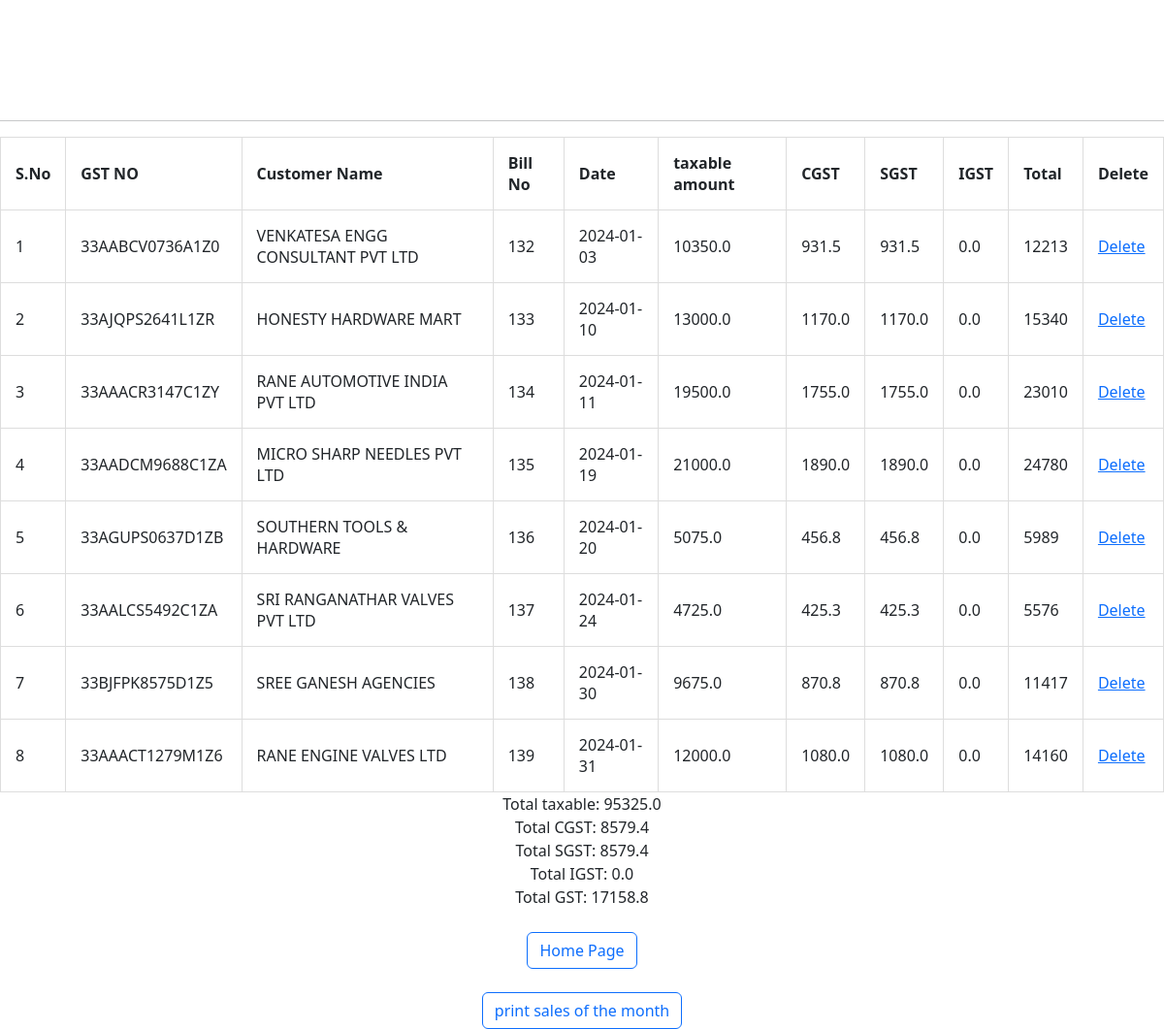
The page /view.php on the database its author committed.
### tables this page shows
CREATE TABLE `delvin` (
  `sno` int(11) NOT NULL,
  `GSTNO` varchar(15) NOT NULL,
  `cname` varchar(40) NOT NULL,
  `bill` int(11) NOT NULL,
  `taxamt` decimal(11,1) NOT NULL,
  `cgst` decimal(11,1) NOT NULL,
  `sgst` decimal(11,1) NOT NULL,
  `Total` int(11) NOT NULL,
  `date` varchar(30) NOT NULL,
  `igst` decimal(11,1) NOT NULL
);

### view.php (the view, shortened to what this page needs)
<html>
<head>
  <link href="https://cdn.jsdelivr.net/npm/bootstrap@5.3.3/dist/css/bootstrap.min.css" rel="stylesheet">
</head>
<body>
</body>
</head>
<body>
<font size="5" color="#ffffff" >
<center style="background-color:;">Delvin Diamond Tools</center>
<center>Somarsampettai</center>
<center>Trichy,102</center>
</font>
<hr></hr>
</body>
</html>
<?php
include("conn.php");
$sql = "SELECT * from delvin";
$result = $conn->query($sql);
if ($result->num_rows > 0) {
	$sql = "SELECT * from delvin";
	$result = $conn->query($sql);
	$s=1;
	echo "<center><table><tr><th>S.No</th><th>GST NO</th><th>Customer Name</th><TH>Bill No</th><th>Date</th><th>taxable amount</th><th>CGST</th><th>SGST</th><th>IGST</th><th>Total</th><th>Delete</th></tr></center>";
  while($row = $result->fetch_assoc()) {
    $bill=$row["bill"];
	echo"<center><tr><td>".$s."</td><td>".$row["GSTNO"]."</td><td>".$row["cname"]."</td><td>".$row["bill"]."</td><td>".$row["date"]."</td><td>".$row["taxamt"]."</td><td>".$row["cgst"]."</td><td>".$row["sgst"]."</td><td>".$row["igst"]."</td><td>".$row["Total"]."</td><td> <a href='delete.php ?bill=".$bill." ' >Delete</a>"."</td></tr></center>";
	$s++;
  }
} else {
  echo "0 results<br>";
}
$sql1= "SELECT sum(taxamt) from delvin";
$result1=$conn->query($sql1);
while($row=mysqli_fetch_array($result1)){
		echo "Total taxable: ".$row['sum(taxamt)'];
}
$sql= "SELECT sum(cgst) from delvin";
$result=$conn->query($sql);
while($row=mysqli_fetch_array($result)){
		echo "Total CGST: ".$row['sum(cgst)'];
		echo "Total SGST: ".$row['sum(cgst)'];
}
		$sql1= "SELECT sum(igst) from delvin";
$result1=$conn->query($sql1);
while($row=mysqli_fetch_array($result1)){
		echo "Total IGST: ".$row['sum(igst)'];
}
		$sql1= "SELECT sum(igst)+SUM(cgst)+sum(cgst) from delvin";
$result1=$conn->query($sql1);
while($row=mysqli_fetch_array($result1)){
		echo "Total GST: ".$row['sum(igst)+SUM(cgst)+sum(cgst)'];
}
?>
<a href="index.html" class="btn btn-outline-primary">Home Page</a></button><br><br>
<a href="printsales.php" class="btn btn-outline-primary">print sales of the month</a></button>

### view.php (style rules this page uses)
body { background-image: url('blue.jpg'); background-repeat: no-repeat; background-attachment: fixed; background-position: top; background-size:2000px 900px; }
table, td, th { border: 1px solid #ddd; text-align: left; }
table { border-collapse: collapse; width: 100%; }
th, td { padding: 15px; }

### rows shown on the page
delvin: GSTNO "33AABCV0736A1Z0", cname "VENKATESA ENGG CONSULTANT PVT LTD", bill "132", date "2024-01-03", taxamt "10350.0", cgst "931.5", sgst "931.5", igst "0.0", Total "12213"
delvin: GSTNO "33AJQPS2641L1ZR", cname "HONESTY HARDWARE MART", bill "133", date "2024-01-10", taxamt "13000.0", cgst "1170.0", sgst "1170.0", igst "0.0", Total "15340"
delvin: GSTNO "33AAACR3147C1ZY", cname "RANE AUTOMOTIVE INDIA PVT LTD", bill "134", date "2024-01-11", taxamt "19500.0", cgst "1755.0", sgst "1755.0", igst "0.0", Total "23010"
delvin: GSTNO "33AADCM9688C1ZA", cname "MICRO SHARP NEEDLES PVT LTD", bill "135", date "2024-01-19", taxamt "21000.0", cgst "1890.0", sgst "1890.0", igst "0.0", Total "24780"
delvin: GSTNO "33AGUPS0637D1ZB", cname "SOUTHERN TOOLS & HARDWARE", bill "136", date "2024-01-20", taxamt "5075.0", cgst "456.8", sgst "456.8", igst "0.0", Total "5989"
delvin: GSTNO "33AALCS5492C1ZA", cname "SRI RANGANATHAR VALVES PVT LTD", bill "137", date "2024-01-24", taxamt "4725.0", cgst "425.3", sgst "425.3", igst "0.0", Total "5576"
delvin: GSTNO "33BJFPK8575D1Z5", cname "SREE GANESH AGENCIES", bill "138", date "2024-01-30", taxamt "9675.0", cgst "870.8", sgst "870.8", igst "0.0", Total "11417"
delvin: GSTNO "33AAACT1279M1Z6", cname "RANE ENGINE VALVES LTD", bill "139", date "2024-01-31", taxamt "12000.0", cgst "1080.0", sgst "1080.0", igst "0.0", Total "14160"

### other values the page prints
$row['sum(taxamt)'] "95325.0"
$row['sum(cgst)'] "8579.4"
$row['sum(igst)'] "0.0"
$row['sum(igst)+SUM(cgst)+sum(cgst)'] "17158.8"
